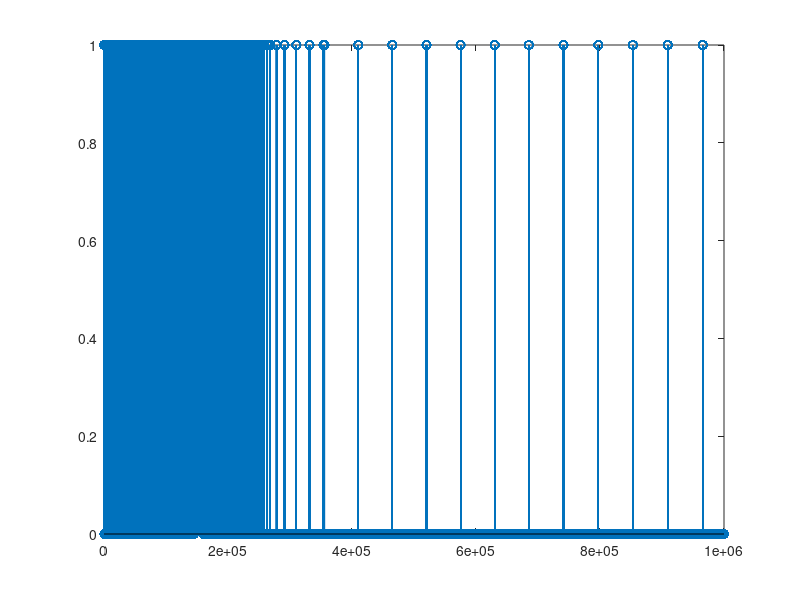

MATLAB code to generate this figure:
%main.m
missing_value = nan; 
data = load('data.txt'); 
timeser = data(:,1); 

minDate = min(timeser ); 
maxDate = max(timeser); 

entiretime = [0:1:1000000]';
tm_missed = setdiff(entiretime,timeser); 
line_missed = data(1,:); 
line_missed(2) = missing_value; 
rows_missed = repmat(line_missed, length(tm_missed), 1); 
rows_missed(:,1)=tm_missed; 

data = [data; rows_missed]; 
data = sortrows(data,1); 
F = fillmissing(data,'previous');
stem(F(:,1),F(:,2));
fid=fopen('data_out.txt','w');
fprintf(fid,'%d\t%d\r\n',data');
fclose(fid);
